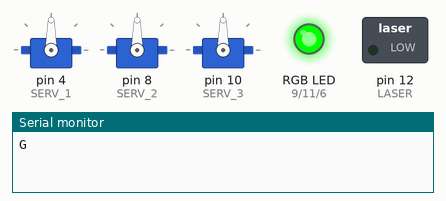
Bench run of a sketch on a simulated Arduino Uno, built with avr-gcc and run on an emulated ATmega328P. Shown: 3 × servo, switched loads named in the sketch (green lamp = pin HIGH), an RGB LED mixed from three pins (HIGH = lit), the last lines printed to the serial monitor.

Above: at 1.15 s.
At 3.05 s:
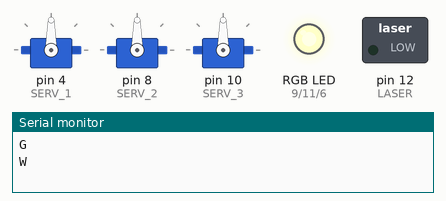
At 4.05 s:
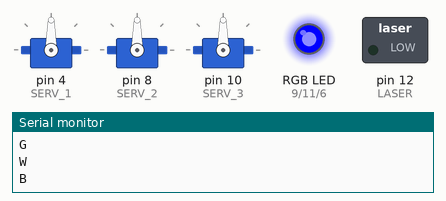
At 5.05 s:
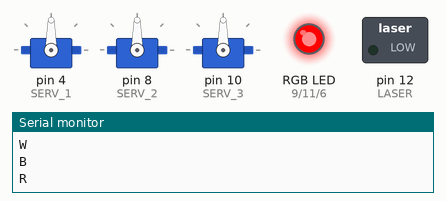
Timing chart, 0 to 6.3 s (numbered marks = the images above):
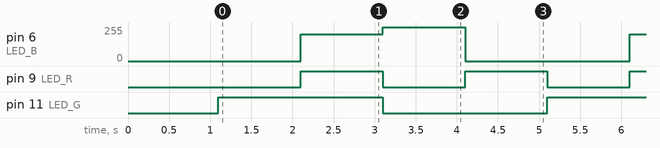

The sketch:

LedTest.ino
```cpp
#define LED_R 9
#define LED_B 6
#define LED_G 11

#define SERV_1 4
#define SERV_2 8
#define SERV_3 10

#define LASER 12

#include <Servo.h>

Servo S1; Servo S2; Servo S3;

//int led_vals[3] = {255,255,255}; // Defaults

void setup(){
  Serial.begin(115200);

  S1.attach(SERV_1); S2.attach(SERV_2); S3.attach(SERV_3);

  pinMode(LED_R, OUTPUT);
  pinMode(LED_B, OUTPUT);
  pinMode(LED_G, OUTPUT);
  pinMode(LASER, OUTPUT);
   delay(100);

  //
  // digitalWrite(LED_R, HIGH);
  // digitalWrite(LED_B, LOW);
  // digitalWrite(LED_G, LOW);
  // digitalWrite(LASER, HIGH);
   delay(1000);

} // #setup

void loop(){
  // for(int i=0; i<200; i++){
  //   S1.write(i);
  //   S2.write(200-i);
  //   S3.write(i);
  //   delay(10);
  // }
  // for(int i=0; i<200; i++){
  //   S1.write(200-i);
  //   S2.write(i);
  //   S3.write(200-i);
  //   delay(10);
  // }
  Serial.println("G");
  digitalWrite(LED_R, LOW);
  digitalWrite(LED_B, LOW);
  digitalWrite(LED_G, HIGH);
  delay(1000);

  Serial.println("W");
  analogWrite(LED_G, 255);
  digitalWrite(LED_R, HIGH);
  analogWrite(LED_B, 200);
  delay(1000);

  Serial.println("B");
  digitalWrite(LED_R, LOW);
  digitalWrite(LED_B, HIGH);
  digitalWrite(LED_G, LOW);
  delay(1000);

  Serial.println("R");
  digitalWrite(LED_R, HIGH);
  digitalWrite(LED_B, LOW);
  digitalWrite(LED_G, LOW);
  delay(1000);

  // for(int i=0; i<255; i++) {
  //   analogWrite(LED_R, i);
  //   analogWrite(LED_G, 255-i);
  //   analogWrite(LED_B, 0);
  //   delay(20);
  // }
  //
  // // fade from red to blue
  // for(int i=0; i<255; i++) {
  //   analogWrite(LED_R, 255-i);
  //   analogWrite(LED_G, 0);
  //   analogWrite(LED_B, i);
  //   delay(20);
  // }
  //
  // // fade from blue to green
  // for(int i=0; i<255; i++) {
  //   analogWrite(LED_R, 0);
  //   analogWrite(LED_G, i);
  //   analogWrite(LED_B, 255-i);
  //   delay(20);
  // }
}
//
// #define LED_DELAY 20
// void old_loop(){
//   int led = random(1,4); // Choose Random LED ID
//
//   Serial.println(led);
//   // Serial.print(led_vals[0]); Serial.print(", ");
//   // Serial.print(led_vals[1]); Serial.print(", ");
//   // Serial.print(led_vals[2]); Serial.println("\n");
//
//   int led_val = led_vals[led-1]; // Get Current_
//   int led_pin = (led==1) ? LED_R : ( (led==2) ? LED_B : LED_G );
//   Serial.println(led_pin);
//
//   if(led_val > 127){ // Dim
//     for(int i=led_val; i>=0; i-=5){
//       analogWrite(led_pin, i);
//       led_vals[led-1] = i;
//       delay(LED_DELAY);
//     }
//   } else{ // Brighten Up
//     for(int i=led_val; i<=255; i+=5){
//       analogWrite(led_pin, i);
//       led_vals[led-1] = i;
//       delay(LED_DELAY);
//     }
//   }
// } // #loop
```

Measured:
- by itself, pin 6 (LED_B): repeats every 4.0 s: 255/255 1.0 s, 0/255 2.0 s, 200/255 1.0 s
- by itself, pin 9 (LED_R): alternates HIGH for 1.0 s and LOW for 1.0 s
- by itself, pin 11 (LED_G): alternates HIGH for 2.0 s and LOW for 2.0 s
